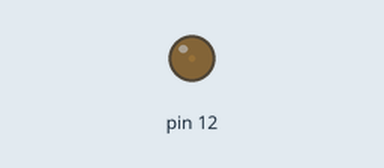
Simulated run of this program. Board: Raspberry Pi (header pin numbers). Parts: output pins drawn as LEDs (lit = HIGH).

Above: at 0.05 s.
At 0.95 s:
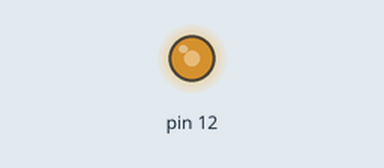
At 1.35 s:
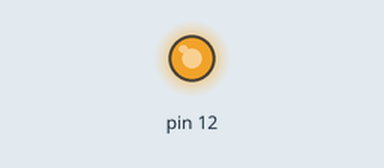
At 2.7 s:
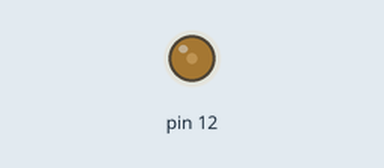
Timing chart, 0 to 7.0 s (numbered marks = the images above):
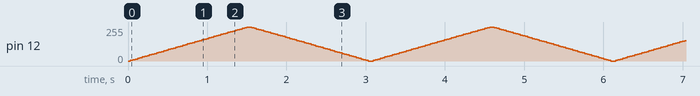

The program:

led.py
```python
import RPi.GPIO as GPIO
import time

def breath(port=12,step=3):
    GPIO.setmode(GPIO.BOARD)
    GPIO.setup(port,GPIO.OUT)

    pwm = GPIO.PWM(port,50)
    pwm.start(0)

    try:
        while(True):
            for i in range(0,101,2):
                pwm.ChangeDutyCycle(i)
                time.sleep(step/100.)

            for i in range(100,-1,-2):
                pwm.ChangeDutyCycle(i)
                time.sleep(step/100.)

    except KeyboardInterrupt:
        pwm.stop()
        GPIO.cleanup()

if __name__ == '__main__':
    breath()
```
